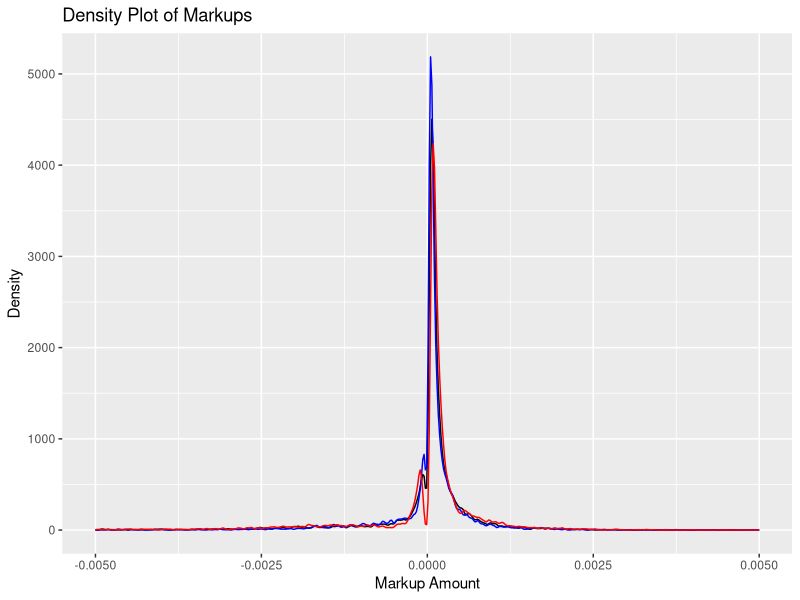
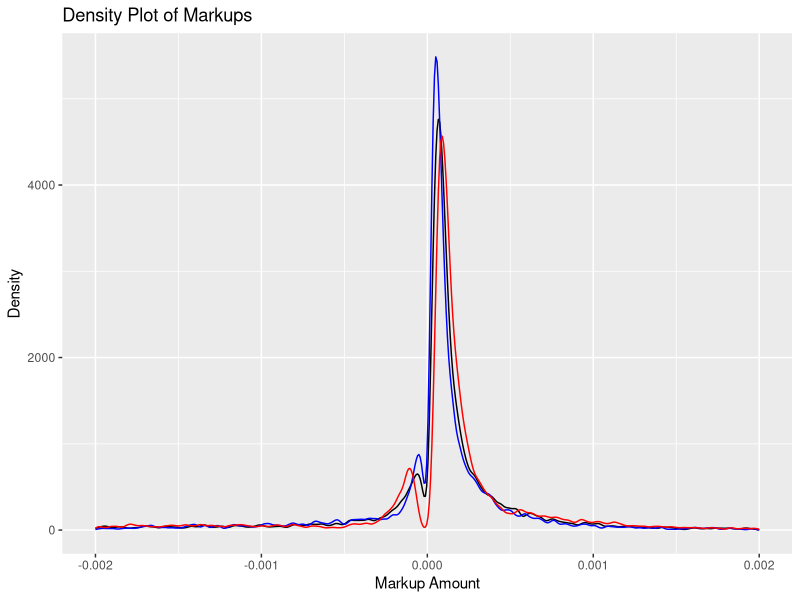
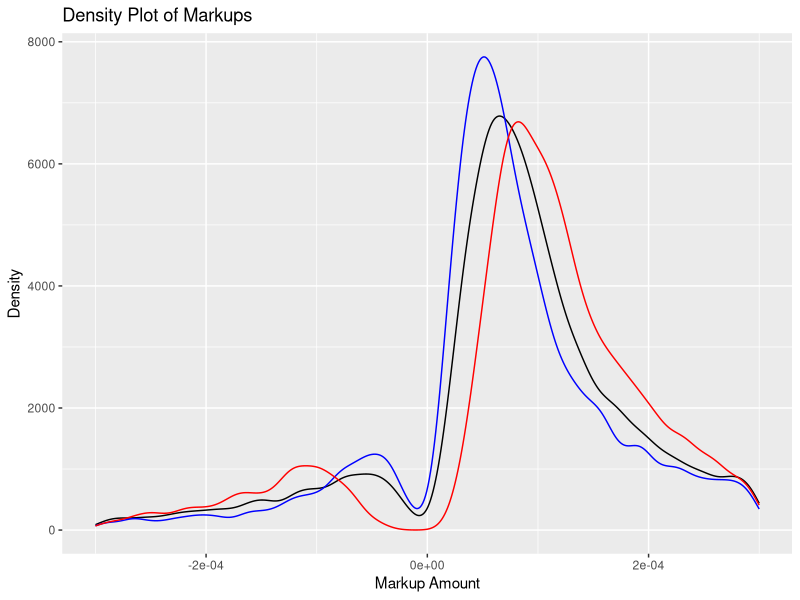

Write the R code that produced these figures, in order.
## ---- chunk 1
library(ggplot2)
setwd("C:/Users/wisen/OneDrive/Desktop/Work Stuff/PHD/Second Year/IO/Project/Markups")

mumulti <- read.csv("mumutest.csv")
musingle <- read.csv("mustest.csv")
mumonop <- read.csv("mumtest.csv")

mufull <- mumulti
mufull$multi <- mumulti$X0
mufull$single <- musingle$X0
mufull$monop <- mumonop$X0

plot <- ggplot() +
  geom_density(data = data.frame(x=mufull$multi), aes(x=x),color = "black") +
  geom_density(data = data.frame(x = mufull$single), aes(x=x),color = "blue") + 
  geom_density(data= data.frame(x = mufull$monop), aes(x=x), color = "red") +
  labs(title = "Density Plot of Markups",x = "Markup Amount", y = "Density")

plot <- plot + 
  xlim(-.005,.005)

plot

plot2 <- plot + xlim(-.002,.002)
plot2

plot3 <- plot + xlim(-.0003,.0003)
plot3
